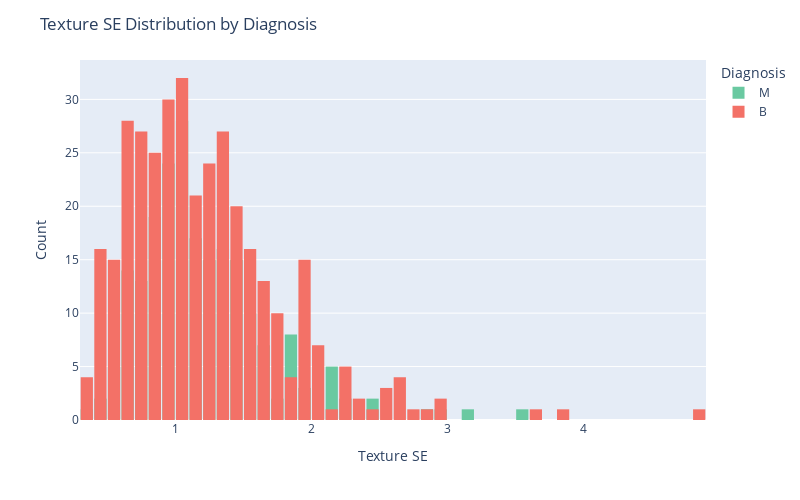

This figure's notebook cell:
### Code cell
fig = ax.histogram(data_frame=df, x='texture_se', color='diagnosis',
                   color_discrete_sequence=['#6AC9A1', '#F37167'])

fig.update_layout(
    title="Texture SE Distribution by Diagnosis",
    xaxis_title="Texture SE",
    yaxis_title="Count",
    showlegend=True,
    legend_title="Diagnosis",
    barmode='overlay',
    bargap=0.1,  # gap between bars
    width=800,  # Set the width of the plot
    height=500,  # Set the height of the plot
)

# Show the plot
fig.show()

### Figure 1 — Plotly figure (JSON) as saved in the notebook; plotly's stock layout.template omitted (floating-point values rounded to 4 significant figures; data arrays with more than 128 entries replaced by an {"elided": "..."} marker saying what was removed)
{"data": [{"alignmentgroup": "True", "bingroup": "x", "hovertemplate": "diagnosis=M<br>texture_se=%{x}<br>count=%{y}<extra></extra>", "legendgroup": "M", "marker": {"color": "#6AC9A1", "pattern": {"shape": ""}}, "name": "M", "offsetgroup": "M", "orientation": "v", "showlegend": true, "type": "histogram", "x": {"elided": "212 float values"}, "xaxis": "x", "yaxis": "y"}, {"alignmentgroup": "True", "bingroup": "x", "hovertemplate": "diagnosis=B<br>texture_se=%{x}<br>count=%{y}<extra></extra>", "legendgroup": "B", "marker": {"color": "#F37167", "pattern": {"shape": ""}}, "name": "B", "offsetgroup": "B", "orientation": "v", "showlegend": true, "type": "histogram", "x": {"elided": "357 float values"}, "xaxis": "x", "yaxis": "y"}], "layout": {"bargap": 0.1, "barmode": "overlay", "height": 500, "legend": {"title": {"text": "Diagnosis"}, "tracegroupgap": 0}, "margin": {"t": 60}, "showlegend": true, "title": {"text": "Texture SE Distribution by Diagnosis"}, "width": 800, "xaxis": {"anchor": "y", "domain": [0, 1], "title": {"text": "Texture SE"}}, "yaxis": {"anchor": "x", "domain": [0, 1], "title": {"text": "Count"}}}}
